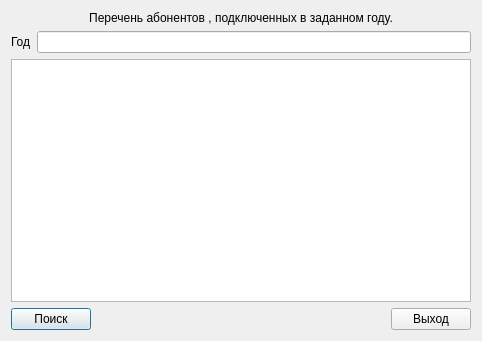
<?xml version="1.0" encoding="UTF-8"?>
<ui version="4.0">
 <class>year</class>
 <widget class="QDialog" name="year">
  <property name="geometry">
   <rect>
    <x>0</x>
    <y>0</y>
    <width>482</width>
    <height>341</height>
   </rect>
  </property>
  <property name="windowTitle">
   <string>Dialog</string>
  </property>
  <layout class="QVBoxLayout" name="verticalLayout_2">
   <item>
    <layout class="QVBoxLayout" name="verticalLayout">
     <item>
      <widget class="QLabel" name="label">
       <property name="text">
        <string>Перечень абонентов , подключенных в заданном году.</string>
       </property>
       <property name="alignment">
        <set>Qt::AlignCenter</set>
       </property>
      </widget>
     </item>
     <item>
      <layout class="QHBoxLayout" name="horizontalLayout">
       <item>
        <widget class="QLabel" name="label_2">
         <property name="text">
          <string>Год</string>
         </property>
        </widget>
       </item>
       <item>
        <widget class="QLineEdit" name="lineEdit_year"/>
       </item>
      </layout>
     </item>
     <item>
      <widget class="QTextEdit" name="textEdit"/>
     </item>
    </layout>
   </item>
   <item>
    <layout class="QHBoxLayout" name="horizontalLayout_2">
     <item>
      <widget class="QPushButton" name="pushButton">
       <property name="text">
        <string>Поиск</string>
       </property>
      </widget>
     </item>
     <item>
      <spacer name="horizontalSpacer">
       <property name="orientation">
        <enum>Qt::Horizontal</enum>
       </property>
       <property name="sizeHint" stdset="0">
        <size>
         <width>40</width>
         <height>20</height>
        </size>
       </property>
      </spacer>
     </item>
     <item>
      <widget class="QPushButton" name="pushButton_2">
       <property name="text">
        <string>Выход</string>
       </property>
      </widget>
     </item>
    </layout>
   </item>
  </layout>
 </widget>
 <resources/>
 <connections>
  <connection>
   <sender>pushButton_2</sender>
   <signal>clicked()</signal>
   <receiver>year</receiver>
   <slot>Close()</slot>
   <hints>
    <hint type="sourcelabel">
     <x>418</x>
     <y>315</y>
    </hint>
    <hint type="destinationlabel">
     <x>357</x>
     <y>319</y>
    </hint>
   </hints>
  </connection>
  <connection>
   <sender>pushButton</sender>
   <signal>clicked()</signal>
   <receiver>year</receiver>
   <slot>Search()</slot>
   <hints>
    <hint type="sourcelabel">
     <x>75</x>
     <y>313</y>
    </hint>
    <hint type="destinationlabel">
     <x>123</x>
     <y>306</y>
    </hint>
   </hints>
  </connection>
 </connections>
 <slots>
  <slot>Close()</slot>
  <slot>Search()</slot>
 </slots>
</ui>
